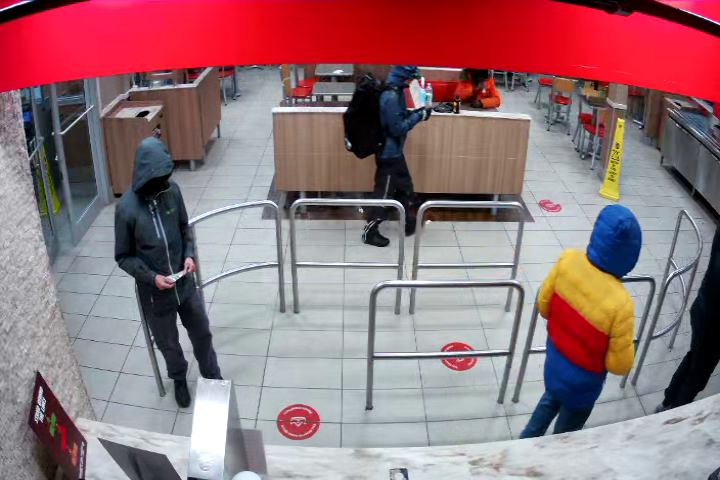
#> input picture 02 - Sementation GrabCut Algorithm/image2.png, 720 x 480 px
$ python lab2_kien_do.py
#> lines starting #> are read from the running program, lines starting #| are printed output that depends on the picture; after the words box and inside, x2 and y2 are one past the last pixel; in counts of white or black regions, pixels touching at a corner belong together
# Nom: Kien Do
# Numéro étudiant: 300163370

# Lab #2: Segmentation d'instances (personnes)

# Dans ce deuxième laboratoire, vous avez l'opportunité de tester une fonction OpenCV: le GrabCut.
# On vous donne deux images, chacune contenant trois personnes.
# Créer une petite application Python qui utilisera le GrabCut afin d'extraire ces trois
# personnes en éliminant l'arrière-plan. Évidemment, pour ce faire, vous devrez manuellement
# masquer certains pixels (i.e. coder en dur) des images de facon à ce que le GrabCut donne un bon résultat.
# Montrer les masques utilisés; le plus simple seront ceux-ci, le meilleur est votre solution.

# Voici une référence pour vous; votre résultat final devrait ressembler à celui montrer ici:

# https://docs.opencv.org/3.4/d8/d83/tutorial_py_grabcut.html

import numpy as np
import cv2 as cv
from matplotlib import pyplot as plt

# Leave one uncommented and the other one commented
# image_num = 1  # COMMENT/UNCOMMENT THIS
image_num = 2  # COMMENT/UNCOMMENT THIS

# Load the image
img = cv.imread(f"image{image_num}.png")
#> img is the input picture: shape (480, 720, 3); mean B, G, R 122.2, 116.2, 149.4
assert img is not None, "file could not be read, check with os.path.exists()"

# Define three rectangles, one for each person in the image (x, y, width, height)
if image_num == 1:  # first image
    rectangles = [
        (30, 100, 130, 300),
        (330, 100, 129, 300),
        (600, 110, 100, 400),
    ]
elif image_num == 2:  # second image
    rectangles = [
        (100, 100, 100, 400),
        (320, 4, 100, 300),
        (510, 190, 150, 400),
    ]


# Initialize the mask
mask = np.zeros(img.shape[:2], np.uint8)
for rect in rectangles:
    x, y, w, h = rect
    mask[y : y + h, x : x + w] = cv.GC_PR_FGD

# Perform GrabCut with the rectangles
bgdModel = np.zeros((1, 65), np.float64)
fgdModel = np.zeros((1, 65), np.float64)
cv.grabCut(img, mask, None, bgdModel, fgdModel, 5, cv.GC_INIT_WITH_MASK)

# --------------------------------------------------------------------
# # Extract the segmented image
# mask2 = np.where((mask == 2) | (mask == 0), 0, 1).astype("uint8")
# segmented_img = img * mask2[:, :, np.newaxis]

# plt.imshow(segmented_img), plt.colorbar(), plt.show()
# --------------------------------------------------------------------

# Mask code
# newmask is the mask image I manually labelled
newmask = cv.imread(f"image{image_num}_mask.png", cv.IMREAD_GRAYSCALE)
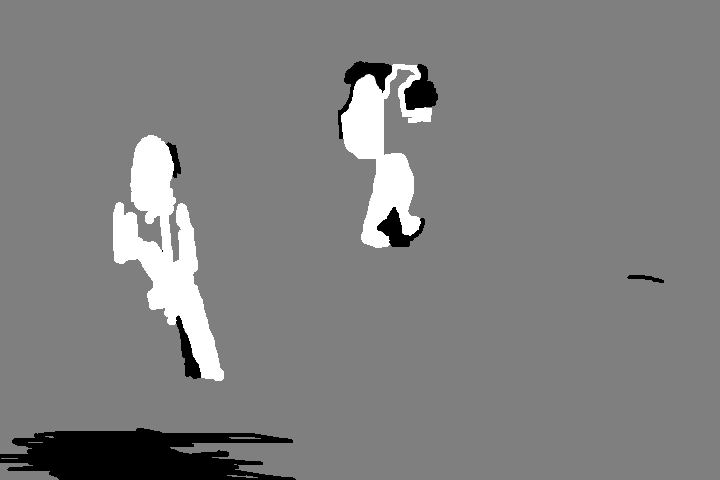
#> input picture 02 - Sementation GrabCut Algorithm/image2_mask.png, 720 x 480 px
#> newmask is the input picture: shape (480, 720); min 0, max 255, mean 128.3
assert newmask is not None, "file could not be read, check with os.path.exists()"

# wherever it is marked white (sure foreground), change mask=1
# wherever it is marked black (sure background), change mask=0
mask[newmask == 0] = 0
mask[newmask == 255] = 1
mask, bgdModel, fgdModel = cv.grabCut(
    img, mask, None, bgdModel, fgdModel, 5, cv.GC_INIT_WITH_MASK
)
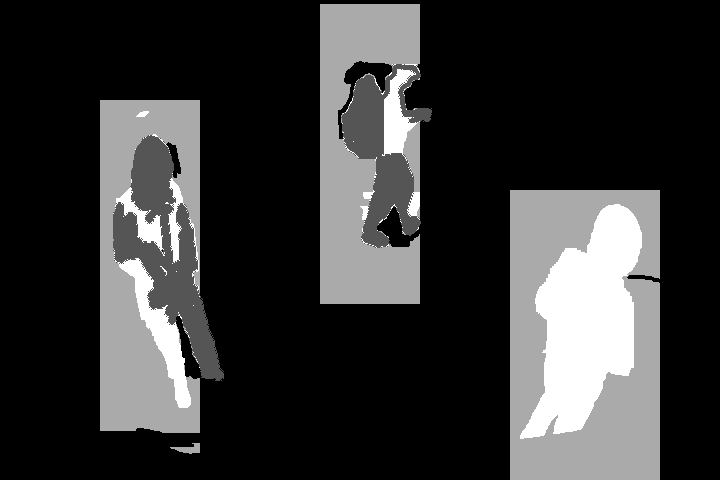
#> mask: shape (480, 720); min 0, max 3, mean 0.625; drawn with min black and max white
mask = np.where((mask == 2) | (mask == 0), 0, 1).astype("uint8")
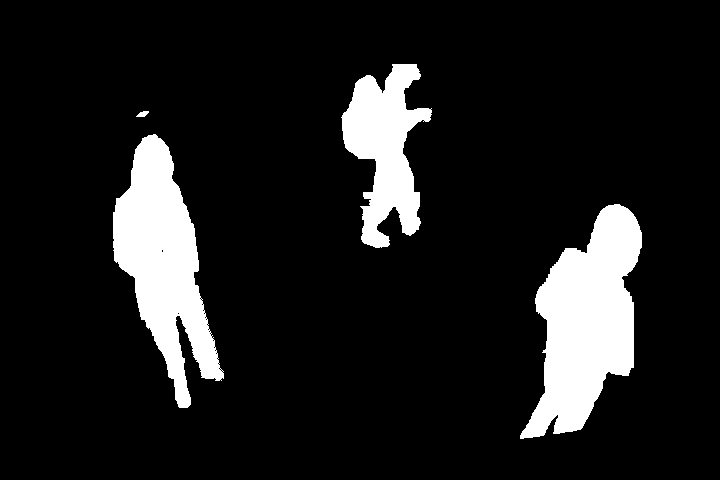
#> mask: shape (480, 720); values 0 (black) and 1 (white), 11.5% white; 4 white regions, box (x1, y1, x2, y2) and area: (520, 204, 642, 439) 16184, (113, 134, 224, 408) 14475, (341, 64, 432, 248) 8871, (136, 111, 149, 117) 51
img = img * mask[:, :, np.newaxis]
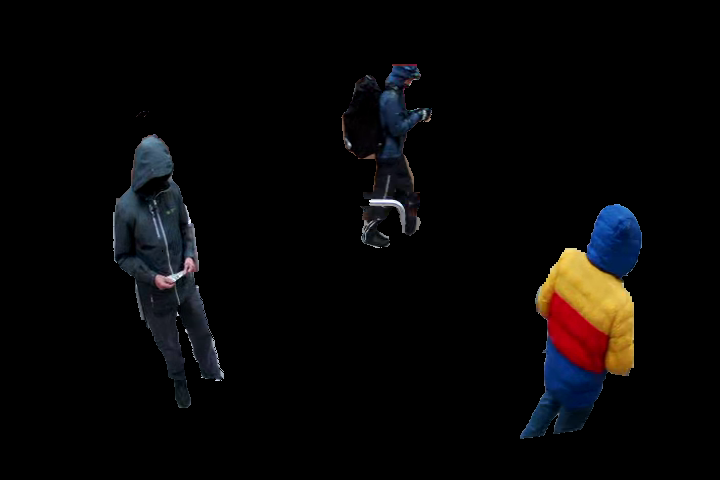
#> img: shape (480, 720, 3); mean B, G, R 6.6, 6.5, 7.4
plt.imshow(img), plt.colorbar(), plt.show()
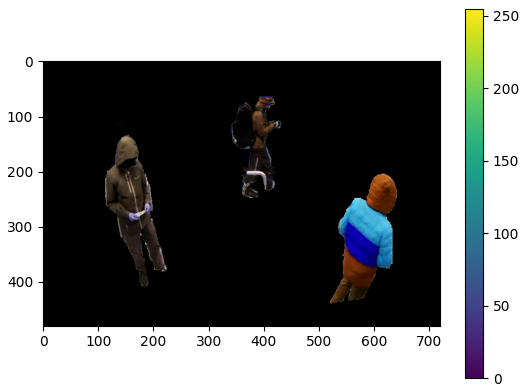
#> figure drawn by matplotlib, 2 panels; B, G, R data is drawn as R, G, B


# [30 lines of commented-out code are left out]
